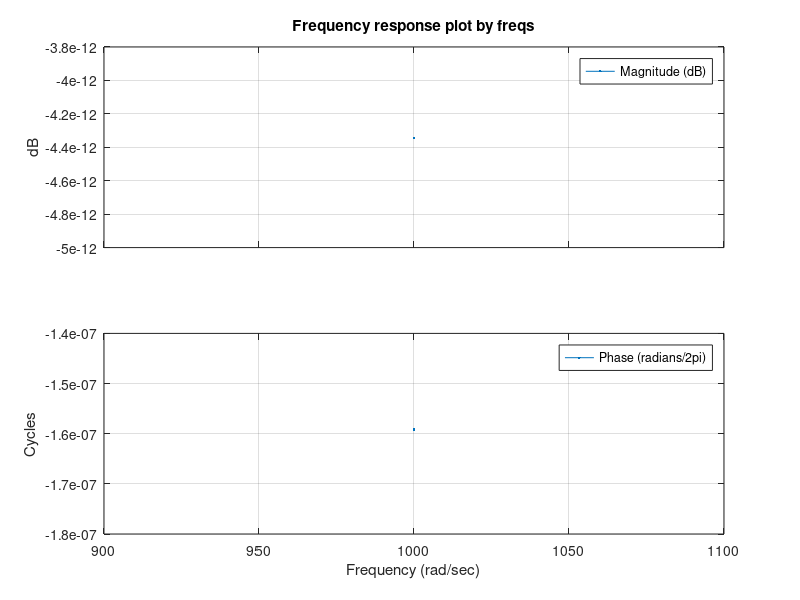

Recreate this plot in MATLAB. (Note: this script raises an error after producing the figure.)
order = [1 2 3 4 5 6];

w = 1e9;
N = 1000;

legend_labels = cell(length(order), 1);
for i = 1:length(order)
    [zb, pb, kb] = butter(order(i), w, 'low', 's');
    [bb, ab] = zp2tf(zb, pb, kb);
    freqs(bb, ab, N); hold on;
    
    legend_labels{i} = sprintf('n = %i', order(i));
end

colors = get(gca, 'colororder');
lines = findall(gcf,'type','line');

for i = 1:length(lines)
    set(lines(i), 'color', colors(mod(i, length(order))+1,:));
    set(lines(i), 'LineWidth', 2.0);
end

ylim([1e-6 10]);
legend(legend_labels, 'Location', 'SouthWest');
matlab2tikz('../figures/butterworth.tex');
close all;